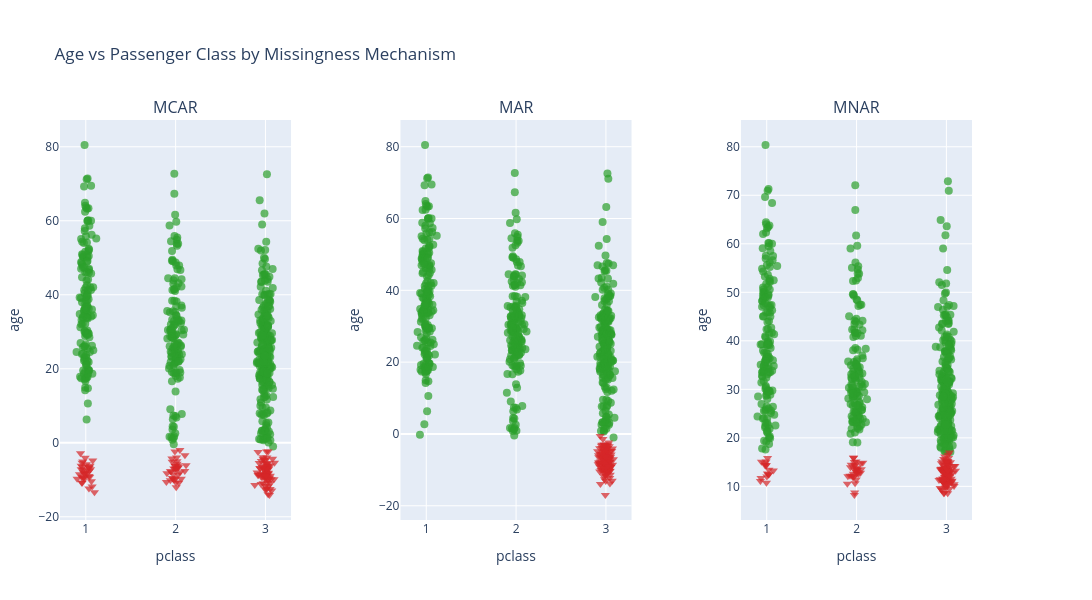

Notebook code cell kept with this figure:
### Markdown cell above
- MCAR: No pattern

- MAR: No pattern

- MNAR: Similar situation, tendency to have the missing values at higher parch values, but not so clear to conclude MAR. We can say that sibsp and parch are potential MNAR, since there is a relation between them and age. Its not random (not MCAR), but also those variables do not explain missigness (so not MAR), we can say they are a result of the removal but not the reason behind it.

### Code cell
all_pclass = pd.concat([df_mcar["pclass"], df_mar["pclass"], df_mnar["pclass"]]).dropna()
all_age    = pd.concat([df_mcar["age"],    df_mar["age"],    df_mnar["age"]]).dropna()

age_min    = all_age.min()
age_offset = age_min - 0.12 * (all_age.max() - age_min)
yaxis_range = [age_offset - 3, all_age.max() * 1.05]
xaxis_range = [all_pclass.min() - 0.5, all_pclass.max() + 0.5]

panel = Panel(
    plots=[
        md_mcar.scatterplot_missingness(x="pclass", y="age", title="MCAR",
            xaxis_range=xaxis_range, yaxis_range=yaxis_range),
        md_mar.scatterplot_missingness(x="pclass", y="age", title="MAR",
            xaxis_range=xaxis_range, yaxis_range=yaxis_range),
        md_mnar.scatterplot_missingness(x="pclass", y="age", title="MNAR",
            xaxis_range=xaxis_range, yaxis_range=yaxis_range),
        ],
    title="Age vs Passenger Class by Missingness Mechanism",
    )

panel.show()

### Figure 1 — Plotly figure (JSON) as saved in the notebook; plotly's stock layout.template omitted (floating-point values rounded to 4 significant figures; data arrays with more than 128 entries replaced by an {"elided": "..."} marker saying what was removed)
{"data": [{"customdata": {"elided": "570x2 float values"}, "hovertemplate": "<b>pclass</b>: %{customdata[0]}<br><b>age</b>: %{customdata[1]}<br><b>Status</b>: Present<extra></extra>", "marker": {"color": "#2ca02c", "opacity": 0.7, "size": 8, "symbol": "circle"}, "mode": "markers", "name": "Present", "showlegend": false, "type": "scatter", "x": {"elided": "570 float values"}, "xaxis": "x", "y": {"elided": "570 float values"}, "yaxis": "y"}, {"customdata": {"elided": "142x2 mixed values"}, "hovertemplate": "<b>pclass</b>: %{customdata[0]}<br><b>age</b>: %{customdata[1]}<br><b>Status</b>: Missing age<extra></extra>", "marker": {"color": "#d62728", "opacity": 0.7, "size": 8, "symbol": "triangle-down"}, "mode": "markers", "name": "Missing age", "showlegend": false, "type": "scatter", "x": {"elided": "142 float values"}, "xaxis": "x", "y": {"elided": "142 float values"}, "yaxis": "y"}, {"customdata": {"elided": "570x2 float values"}, "hovertemplate": "<b>pclass</b>: %{customdata[0]}<br><b>age</b>: %{customdata[1]}<br><b>Status</b>: Present<extra></extra>", "marker": {"color": "#2ca02c", "opacity": 0.7, "size": 8, "symbol": "circle"}, "mode": "markers", "name": "Present", "showlegend": false, "type": "scatter", "x": {"elided": "570 float values"}, "xaxis": "x2", "y": {"elided": "570 float values"}, "yaxis": "y2"}, {"customdata": {"elided": "142x2 mixed values"}, "hovertemplate": "<b>pclass</b>: %{customdata[0]}<br><b>age</b>: %{customdata[1]}<br><b>Status</b>: Missing age<extra></extra>", "marker": {"color": "#d62728", "opacity": 0.7, "size": 8, "symbol": "triangle-down"}, "mode": "markers", "name": "Missing age", "showlegend": false, "type": "scatter", "x": {"elided": "142 float values"}, "xaxis": "x2", "y": {"elided": "142 float values"}, "yaxis": "y2"}, {"customdata": {"elided": "570x2 float values"}, "hovertemplate": "<b>pclass</b>: %{customdata[0]}<br><b>age</b>: %{customdata[1]}<br><b>Status</b>: Present<extra></extra>", "marker": {"color": "#2ca02c", "opacity": 0.7, "size": 8, "symbol": "circle"}, "mode": "markers", "name": "Present", "showlegend": false, "type": "scatter", "x": {"elided": "570 float values"}, "xaxis": "x3", "y": {"elided": "570 float values"}, "yaxis": "y3"}, {"customdata": {"elided": "142x2 mixed values"}, "hovertemplate": "<b>pclass</b>: %{customdata[0]}<br><b>age</b>: %{customdata[1]}<br><b>Status</b>: Missing age<extra></extra>", "marker": {"color": "#d62728", "opacity": 0.7, "size": 8, "symbol": "triangle-down"}, "mode": "markers", "name": "Missing age", "showlegend": false, "type": "scatter", "x": {"elided": "142 float values"}, "xaxis": "x3", "y": {"elided": "142 float values"}, "yaxis": "y3"}], "layout": {"annotations": [{"font": {"size": 16}, "showarrow": false, "text": "MCAR", "x": 0.1267, "xanchor": "center", "xref": "paper", "y": 1, "yanchor": "bottom", "yref": "paper"}, {"font": {"size": 16}, "showarrow": false, "text": "MAR", "x": 0.5, "xanchor": "center", "xref": "paper", "y": 1, "yanchor": "bottom", "yref": "paper"}, {"font": {"size": 16}, "showarrow": false, "text": "MNAR", "x": 0.8733, "xanchor": "center", "xref": "paper", "y": 1, "yanchor": "bottom", "yref": "paper"}], "font": {}, "height": 600, "margin": {"b": 80, "l": 60, "r": 120, "t": 120}, "showlegend": false, "title": {"text": "Age vs Passenger Class by Missingness Mechanism"}, "width": 1500, "xaxis": {"anchor": "y", "domain": [0, 0.2533], "title": {"text": "pclass"}}, "xaxis2": {"anchor": "y2", "domain": [0.3733, 0.6267], "title": {"text": "pclass"}}, "xaxis3": {"anchor": "y3", "domain": [0.7467, 1], "title": {"text": "pclass"}}, "yaxis": {"anchor": "x", "domain": [0, 1], "title": {"text": "age"}}, "yaxis2": {"anchor": "x2", "domain": [0, 1], "title": {"text": "age"}}, "yaxis3": {"anchor": "x3", "domain": [0, 1], "title": {"text": "age"}}}}
